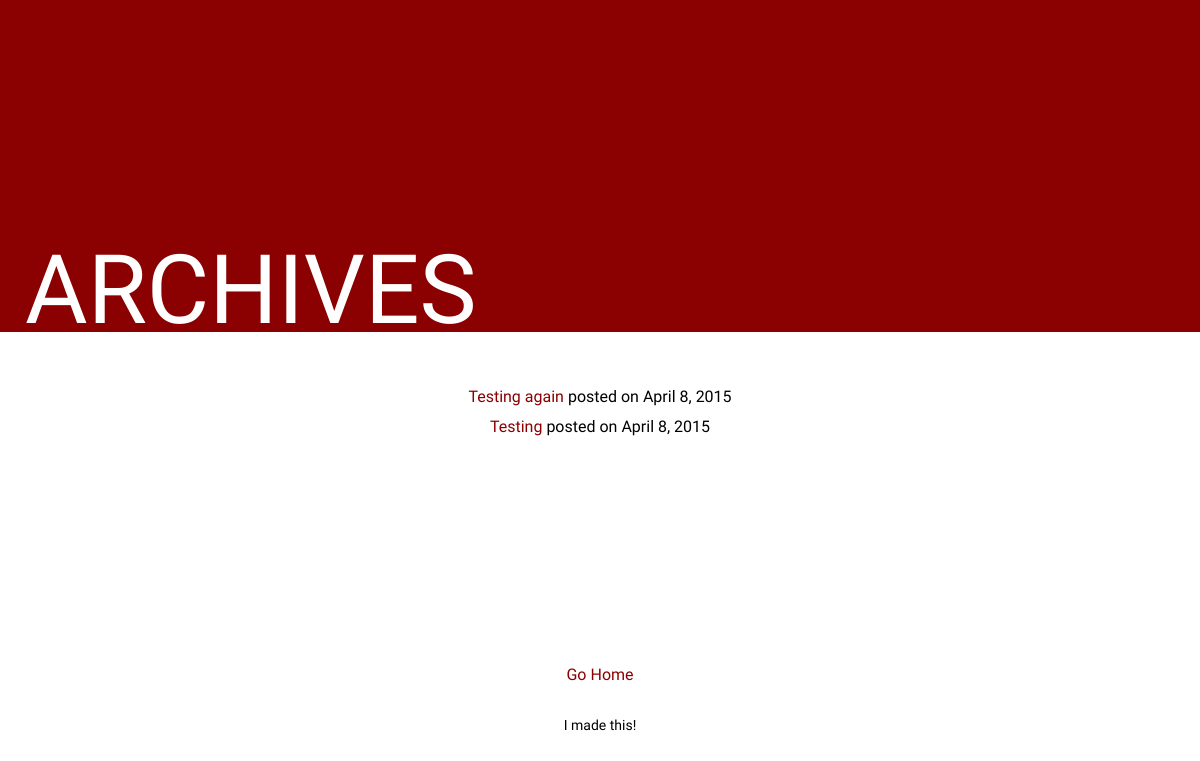
/blog/archives/, run on an earlier commit of the app's database.
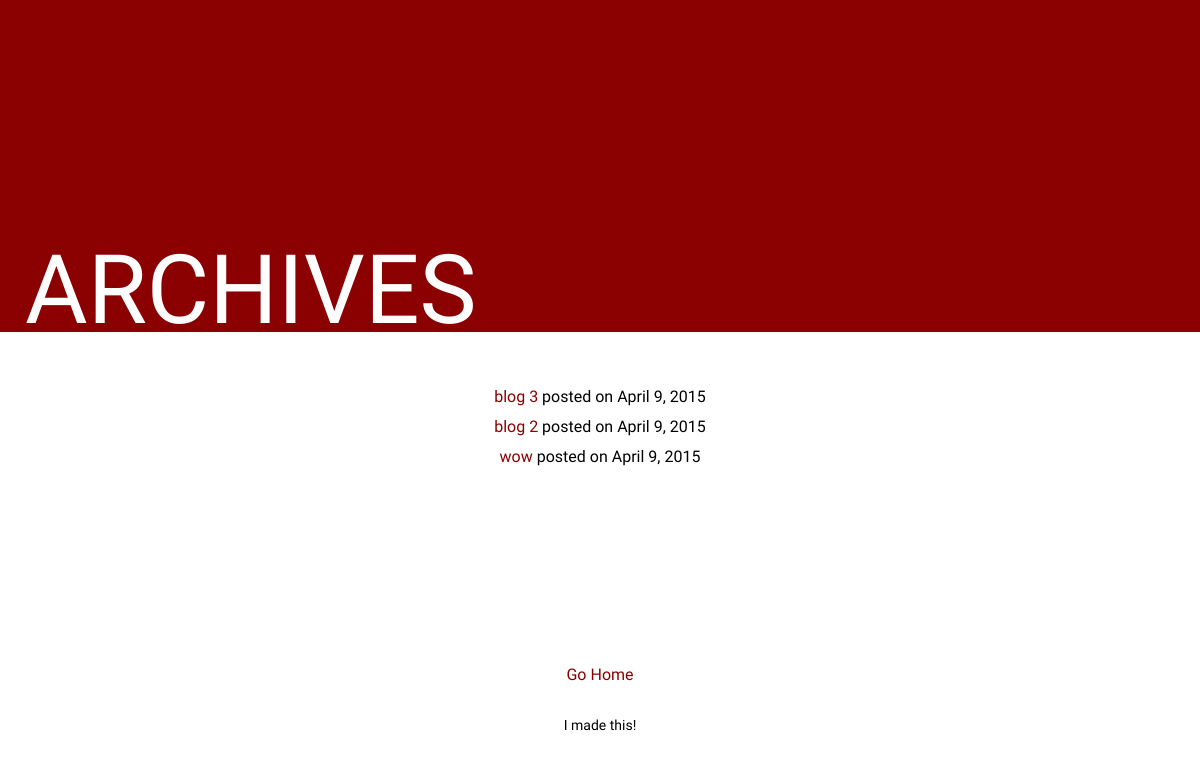
And on a later commit of the database.
### blog/models.py (models this page shows, shortened)
class Blog(models.Model):
	title = models.CharField(max_length=100, unique=True)
	slug = models.SlugField(max_length=100, unique=True)
	author = models.CharField(max_length=100, default='yolo')
	body = models.TextField()
	posted = models.DateField(db_index=True, auto_now_add=True)
	category = models.ManyToManyField(Category)

### blog/views.py (the view)
def view_archives(request):
	posts = Blog.objects.all().order_by('posted')[::-1]
	first = posts[0].posted
	return render_to_response('blog/view_archives.html', {
		'posts': posts,
	})

### blog/templates/blog/view_archives.html (shortened to what this page needs)
{% extends 'blog/base.html' %}
{% block title %} Archives {% endblock %}
{% block content %}
	<div class="align-center post-body">
	{% if posts %}
	<ul>
		{% for post in posts %}
		<li><a href="{% url 'blog:view_blog_post' post.slug %}">{{ post.title }}</a> posted on {{ post.posted }}</li>
		{% endfor %}
	</ul>
	{% else %}
		<p>There's nothing yet</p>
	{% endif %}
	</div>
{% endblock %}

### blog/templates/blog/base.html (shortened to what this page needs)
<html>
<head>
	{% load staticfiles %}
	<link rel="stylesheet" type="text/css" href="{% static 'blog/style.css' %}"/>
</head>
<body class="HolyGrail">
	<header>
		<h1>{% block title %}babby's first blog {% endblock %}</h1>
	</header>
	<div class="HolyGrail-body">
	{% block content %}
	{% endblock %}
	</div>
	<footer>
		<a href="{% url 'blog:index' %}">Go Home</a>
		<h6>I made this!</h6>
	</footer>
</body>
</html>

### blog/static/blog/style.css (style rules this page uses)
* { box-sizing: border-box; -webkit-box-sizing: border-box; -moz-box-sizing: border-box; }
body { font-family: 'Oswald', sans-serif; }
.HolyGrail { display: flex; min-height: 100vh; flex-direction: column; }
.HolyGrail footer, .HolyGrail header { flex: none; text-align: center; }
.HolyGrail-body { display: flex; flex-direction: column; flex: 1; }
@media (min-width: 650px) { .HolyGrail-body { flex-direction: row; flex: 1; } }
@media (min-width: 650px) { .HolyGrail header { text-align: left; } }
header { padding-top: 250px; color: white; background: darkred; padding-left: 25px; padding-right: 25px; text-transform: uppercase; }
footer { clear: both; padding: 50px; width: 100%; display: block; position: relative; }
.HolyGrail-body { margin-top: 50px; }
footer { line-height: 50px; text-align: center; }
.post-body { display: block; width: 100%; line-height: 30px; padding:0 80px; }
.align-center { text-align: center; }
h1 { line-height: 85%; font-size:150px; font-size: 8vw; font-family: 'Oswald', sans-serif; }
h6 { font-size: 14px; }
ul { list-style-type: none; }
a { color: darkred; text-decoration: none; }

What changed in the data, as far as the page shows it:
removed Blog: title "Testing again", posted "April 8, 2015"
removed Blog: title "Testing", posted "April 8, 2015"
added Blog: title "blog 3", posted "April 9, 2015"
added Blog: title "blog 2", posted "April 9, 2015"
added Blog: title "wow", posted "April 9, 2015"
